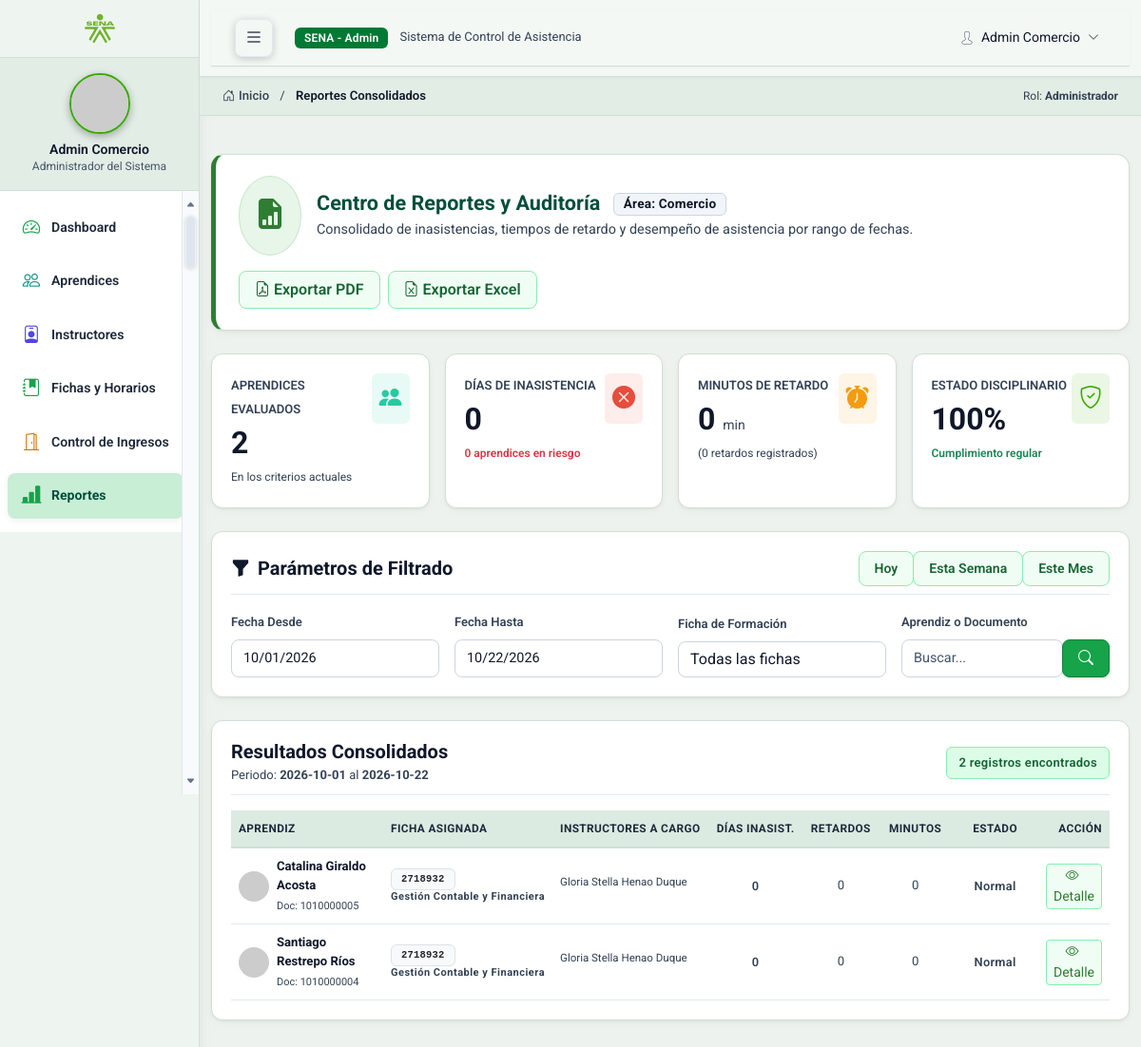
The page /index.php?page=reportes (signed in) on the database its author committed.
### tables this page shows
CREATE TABLE IF NOT EXISTS `aprendices` (
  `id_aprendiz` INT(11) NOT NULL AUTO_INCREMENT,
  `codigo_rfid` VARCHAR(45) NOT NULL,
  `estado_matricula` ENUM('Matriculado', 'Retirado', 'Aplazado') NOT NULL DEFAULT 'Matriculado',
  `usuarios_id_usuario` INT(11) NOT NULL,
  `fichas_id_ficha` INT(11) NOT NULL,
  PRIMARY KEY (`id_aprendiz`),
  UNIQUE INDEX `uk_codigo_rfid` (`codigo_rfid` ASC),
  INDEX `fk_aprendices_usuarios` (`usuarios_id_usuario` ASC),
  INDEX `fk_aprendices_fichas` (`fichas_id_ficha` ASC),
  CONSTRAINT `fk_aprendices_fichas`
    FOREIGN KEY (`fichas_id_ficha`)
    REFERENCES `fichas` (`id_ficha`)
    ON DELETE NO ACTION
    ON UPDATE NO ACTION,
  CONSTRAINT `fk_aprendices_usuarios`
    FOREIGN KEY (`usuarios_id_usuario`)
    REFERENCES `usuarios` (`id_usuario`)
    ON DELETE NO ACTION
    ON UPDATE NO ACTION);

CREATE TABLE IF NOT EXISTS `usuarios` (
  `id_usuario` INT(11) NOT NULL AUTO_INCREMENT,
  `tipo_documento` ENUM('CC', 'TI', 'CE', 'Pasaporte') NOT NULL,
  `numero_documento` VARCHAR(20) NOT NULL,
  `nombres` VARCHAR(150) NOT NULL,
  `apellidos` VARCHAR(45) NOT NULL,
  `correo` VARCHAR(150) NOT NULL,
  `telefono` VARCHAR(45) NULL DEFAULT NULL,
  `contraseña` VARCHAR(255) NOT NULL,
  `estado` ENUM('Activo', 'Inactivo') NOT NULL DEFAULT 'Activo',
  `fecha_creacion` DATETIME NULL DEFAULT CURRENT_TIMESTAMP(),
  `roles_id_rol` INT(11) NOT NULL,
  PRIMARY KEY (`id_usuario`),
  UNIQUE INDEX `uk_numero_documento` (`numero_documento` ASC),
  UNIQUE INDEX `uk_correo` (`correo` ASC),
  INDEX `fk_usuarios_roles` (`roles_id_rol` ASC),
  CONSTRAINT `fk_usuarios_roles`
    FOREIGN KEY (`roles_id_rol`)
    REFERENCES `roles` (`id_rol`)
    ON DELETE NO ACTION
    ON UPDATE NO ACTION);

### app/Views/admin/reportes.php (the view, shortened to what the rows shown need)
<?php
require_once BASE_PATH . '/Views/layouts/header.php';
$totalAprendices     = (int)($metricas['totalAprendices'] ?? 0);
$totalInasistencias  = (int)($metricas['totalInasistencias'] ?? 0);
$totalMinutosRetardo = (int)($metricas['totalMinutosRetardo'] ?? 0);
$aprendicesEnRiesgo  = (int)($metricas['aprendicesEnRiesgo'] ?? 0);
$porcentajeCumplimiento = ($totalAprendices > 0)
    ? round((($totalAprendices - $aprendicesEnRiesgo) / $totalAprendices) * 100)
    : 100;
?>
<div class="row g-3 mb-4">
    <div class="col-md-3 col-sm-6">
        <div class="card-stat-ux h-100" style="border-left: 4px solid #24caa1;">
            <div class="d-flex justify-content-between align-items-start">
                <div>
                    <h2 class="text-theme-primary fw-bold my-1"><?= $totalAprendices ?></h2>
                </div>
            </div>
        </div>
    </div>
    <div class="col-md-3 col-sm-6">
        <div class="card-stat-ux h-100" style="border-left: 4px solid #e74c3c;">
            <div class="d-flex justify-content-between align-items-start">
                <div>
                    <h2 class="text-theme-primary fw-bold my-1"><?= $totalInasistencias ?></h2>
                </div>
            </div>
        </div>
    </div>
    <div class="col-md-3 col-sm-6">
        <div class="card-stat-ux h-100" style="border-left: 4px solid #f39c12;">
            <div class="d-flex justify-content-between align-items-start">
                <div>
                    <h2 class="text-theme-primary fw-bold my-1"><?= $totalMinutosRetardo ?> <span style="font-size:14px; font-weight:normal;">min</span></h2>
                </div>
            </div>
        </div>
    </div>
    <div class="col-md-3 col-sm-6">
        <div class="card-stat-ux h-100" style="border-left: 4px solid #39A900;">
            <div class="d-flex justify-content-between align-items-start">
                <div>
                    <h2 class="text-theme-primary fw-bold my-1"><?= $porcentajeCumplimiento ?>%</h2>
                </div>
            </div>
        </div>
    </div>
</div>
<div class="card-stat-ux">
    <div class="table-responsive table-responsive-no-scroll">
        <table class="table-nalika-dark tabla-reportes-compact align-middle mb-0 w-100">
            <thead>
                <tr>
                    <th style="min-width: 160px;">Aprendiz</th>
                    <th style="min-width: 160px;">Ficha Asignada</th>
                    <th style="min-width: 140px;">Instructores a Cargo</th>
                    <th class="text-center" style="width: 105px;">Días Inasist.</th>
                    <th class="text-center" style="width: 80px;">Retardos</th>
                    <th class="text-center" style="width: 90px;">Minutos</th>
                    <th class="text-center" style="width: 105px;">Estado</th>
                    <th class="text-end" style="width: 75px;">Acción</th>
                </tr>
            </thead>
            <tbody>
            <?php if (empty($reporte)): ?>
                <tr>
                    <td colspan="8" class="text-center text-secondary py-5">
                        <i class="bi bi-file-earmark-x fs-1 d-block mb-2 text-muted"></i>
                        No se encontraron registros de aprendices con los filtros especificados en el periodo actual.
                    </td>
                </tr>
            <?php else: ?>
                <?php foreach ($reporte as $r):
                    $inasistencias = (int)($r['diasInasistencia'] ?? 0);
                    $retardos      = (int)($r['totalRetardos'] ?? 0);
                    $minutos       = (int)($r['minutosRetardo'] ?? 0);
                    $alertaClass = 'badge-sena-success';
                    $alertaTexto = 'Normal';
                    $aprendizJson = htmlspecialchars(json_encode([
                        'aprendiz'      => $r['aprendiz'] ?? 'Desconocido',
                        'documento'     => $r['documento'] ?? 'N/A',
                        'correo'        => $r['correo'] ?? 'N/A',
                        'ficha'         => $r['ficha'] ?? 'Sin Ficha',
                        'area'          => $r['area'] ?? 'General',
                        'instructor'    => $r['instructor'] ?? 'Sin instructor asignado',
                        'inasistencias' => $inasistencias,
                        'retardos'      => $retardos,
                        'minutos'       => $minutos
                    ]), ENT_QUOTES, 'UTF-8');
                ?>
                    <tr>
                        <td>
                            <div class="d-flex align-items-center gap-2">
                                <img class="avatar-sm rounded-circle" src="https://ui-avatars.com/api/?background=24caa1&color=fff&name=<?= urlencode($r['aprendiz'] ?? 'Aprendiz') ?>" alt="" width="28" height="28" style="flex-shrink: 0;">
                                <div>
                                    <div class="fw-bold text-theme-primary"><?= htmlspecialchars($r['aprendiz'] ?? 'Desconocido') ?></div>
                                    <span class="text-secondary" style="font-size:11px;">Doc: <?= htmlspecialchars($r['documento'] ?? 'N/A') ?></span>
                                </div>
                            </div>
                        </td>
                        <td>
                            <?php
                                $partesF = explode(' - ', $r['ficha'] ?? '', 2);
                                $numF = $partesF[0] ?? $r['ficha'] ?? 'Sin Ficha';
                                $progF = $partesF[1] ?? '';
                            ?>
                            <div class="lh-sm">
                                <span class="badge bg-light text-dark border font-monospace px-1.5 py-0.5" style="font-size: 10.5px;"><?= htmlspecialchars($numF) ?></span>
                                <?php if ($progF): ?>
                                    <small class="d-block text-secondary text-truncate mt-0.5" title="<?= htmlspecialchars($progF) ?>" style="font-size: 11px; max-width: 170px;">
                                        <?= htmlspecialchars($progF) ?>
                                    </small>
                                <?php endif; ?>
                            </div>
                        </td>
                        <td>
                            <span class="text-secondary small text-truncate d-inline-block" style="font-size:11.5px; max-width: 145px;" title="<?= htmlspecialchars($r['instructor'] ?? 'Sin instructor asignado') ?>"><?= htmlspecialchars($r['instructor'] ?? 'Sin instructor asignado') ?></span>
                        </td>
                        <td class="text-center">
                            <?php if ($inasistencias > 0): ?>
                                <span class="badge-sena badge-sena-danger fw-bold"><?= $inasistencias ?> días</span>
                            <?php else: ?>
                                <span class="badge-sena badge-sena-success">0</span>
                            <?php endif; ?>
                        </td>
                        <td class="text-center">
                            <?php if ($retardos > 0): ?>
                                <span class="badge-sena badge-sena-warning fw-bold"><?= $retardos ?></span>
                            <?php else: ?>
                                <span class="text-secondary">0</span>
                            <?php endif; ?>
                        </td>
                        <td class="text-center">
                            <?php if ($minutos > 0): ?>
                                <span class="badge-sena badge-sena-warning fw-bold"><?= $minutos ?> min</span>
                            <?php else: ?>
                                <span class="text-secondary">0</span>
                            <?php endif; ?>
                        </td>
                        <td class="text-center">
                            <span class="badge-sena <?= $alertaClass ?>"><?= $alertaTexto ?></span>
                        </td>
                        <td class="text-end">
                            <button type="button" class="btn btn-sm" style="color: #2e7d32; border: 1px solid #86efac; background-color: #f0fdf4; padding: 2px 7px;" onclick='verDetalleAprendiz(<?= $aprendizJson ?>)'>
                                <i class="bi bi-eye me-1"></i>Detalle
                            </button>
                        </td>
                    </tr>
                <?php endforeach; ?>
            <?php endif; ?>
            </tbody>
        </table>
    </div>
</div>
<?php require_once BASE_PATH . '/Views/layouts/footer.php'; ?>

### rows shown on the page
aprendices: aprendiz "Catalina Giraldo Acosta", usuarios_id_usuario.numero_documento "1010000005", numF "2718932", progF "Gestión Contable y Financiera", instructor "Gloria Stella Henao Duque", alertaTexto "Normal"
aprendices: aprendiz "Santiago Restrepo Ríos", usuarios_id_usuario.numero_documento "1010000004", numF "2718932", progF "Gestión Contable y Financiera", instructor "Gloria Stella Henao Duque", alertaTexto "Normal"

### other values the page prints
$nombreUsuario "Admin Comercio"
$tituloPagina "Reportes Consolidados"
$adminArea "Comercio"
$totalAprendices "2"
$totalInasistencias "0"
$aprendicesEnRiesgo "0"
$totalMinutosRetardo "0"
$totalRetardos "0"
$porcentajeCumplimiento "100"
$desde "2026-10-01"
$hasta "2026-10-22"
count($reporte) "2"
